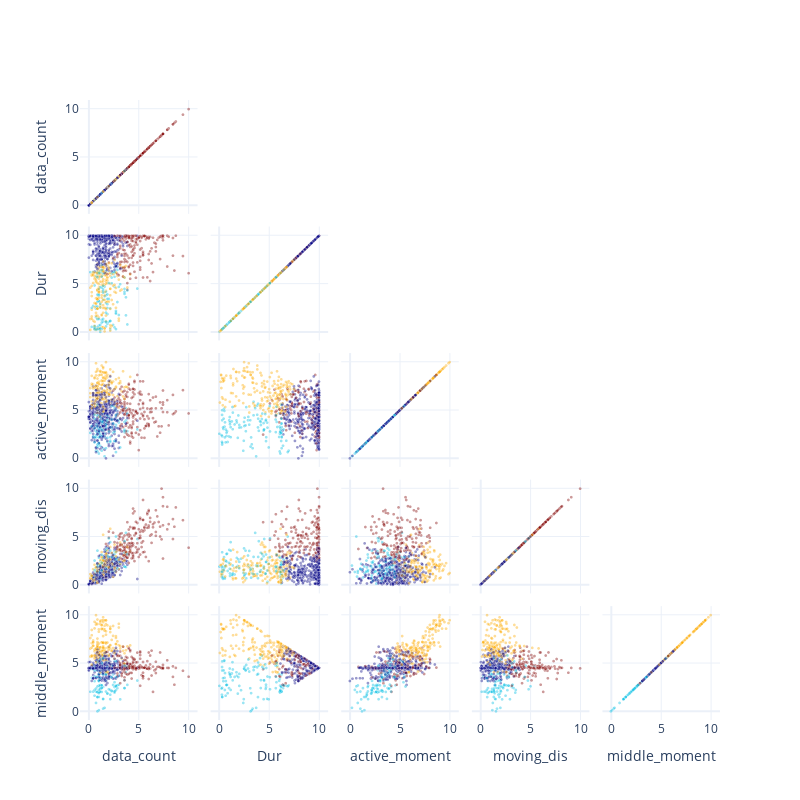

Here is the notebook cell this chart was saved with:
### Code cell
df_resident['cluster'] = utils.Kmeans(df_resident,['Dur','data_count','active_moment','moving_dis','middle_moment'],4)
myplot.Scatter_Matrix(df_resident,
                      dimentions = ['data_count',
                                    'Dur',
                                    'active_moment',
                                    'moving_dis',
                                    'middle_moment',
                                    ],
                        color = 'cluster',
                        color_scale='Jet')

### Figure 1 — Plotly figure (JSON) as saved in the notebook; plotly's stock layout.template omitted (floating-point values rounded to 4 significant figures; data arrays with more than 128 entries replaced by an {"elided": "..."} marker saying what was removed)
{"data": [{"dimensions": [{"label": "data_count", "values": {"elided": "869 float values"}}, {"label": "Dur", "values": {"elided": "869 float values"}}, {"label": "active_moment", "values": {"elided": "869 float values"}}, {"label": "moving_dis", "values": {"elided": "869 float values"}}, {"label": "middle_moment", "values": {"elided": "869 float values"}}], "marker": {"color": {"elided": "869 int values"}, "colorscale": [[0, "rgb(0,0,131)"], [0.2, "rgb(0,60,170)"], [0.4, "rgb(5,255,255)"], [0.6, "rgb(255,255,0)"], [0.8, "rgb(250,0,0)"], [1, "rgb(128,0,0)"]], "line": {"color": "white", "width": 0.5}, "opacity": 0.4, "showscale": false, "size": 3}, "showupperhalf": false, "type": "splom"}], "layout": {"dragmode": "select", "height": 800, "hovermode": "closest", "width": 800}}
